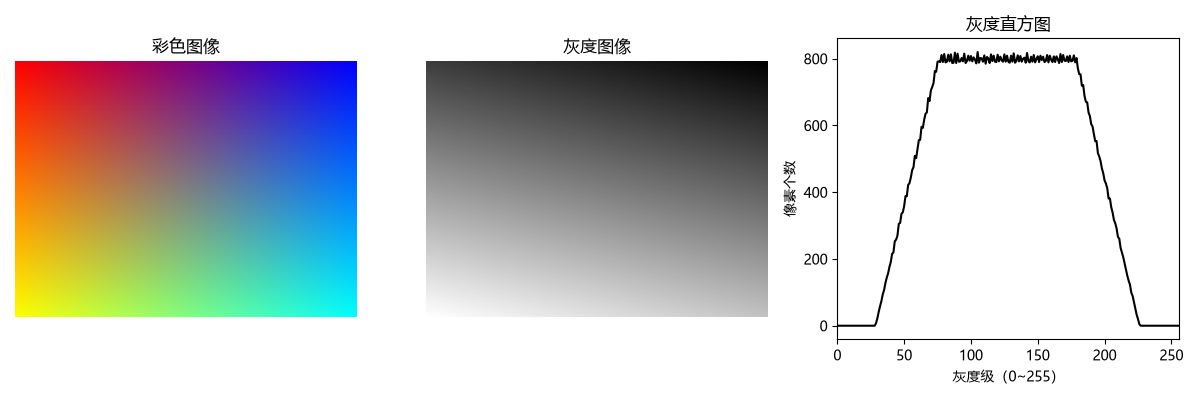

Source code (Python):
import numpy as np
import cv2
import matplotlib.pyplot as plt

plt.rcParams['font.sans-serif'] = ['Microsoft YaHei']
plt.rcParams['axes.unicode_minus'] = False

if __name__ == '__main__':
    h, w = 300, 400
    b = np.tile(np.linspace(0, 255, w, dtype=np.uint8), (h, 1))
    g = np.tile(np.linspace(0, 255, h, dtype=np.uint8).reshape(-1,1), (1, w))
    r = 255 - b
    img_bgr = np.dstack([b, g, r])

    gray = cv2.cvtColor(img_bgr, cv2.COLOR_BGR2GRAY)
    hist = cv2.calcHist([gray], [0], None, [256], [0, 256])

    plt.figure(figsize=(12,4))
    plt.subplot(1,3,1)
    plt.imshow(cv2.cvtColor(img_bgr, cv2.COLOR_BGR2RGB))
    plt.title('彩色图像')
    plt.axis('off')

    plt.subplot(1,3,2)
    plt.imshow(gray, cmap='gray')
    plt.title('灰度图像')
    plt.axis('off')

    plt.subplot(1,3,3)
    plt.plot(hist, color='black')
    plt.title('灰度直方图')
    plt.xlabel('灰度级（0~255）')
    plt.ylabel('像素个数')
    plt.xlim([0,256])

    plt.tight_layout()
    plt.show()

    print("直方图物理意义：")
    print("横轴代表灰度0‑255，0黑255白；纵轴代表对应灰度的像素数量。")
    print("直方图反映图像像素明暗分布，可以看出图像的亮度和对比度情况。")
